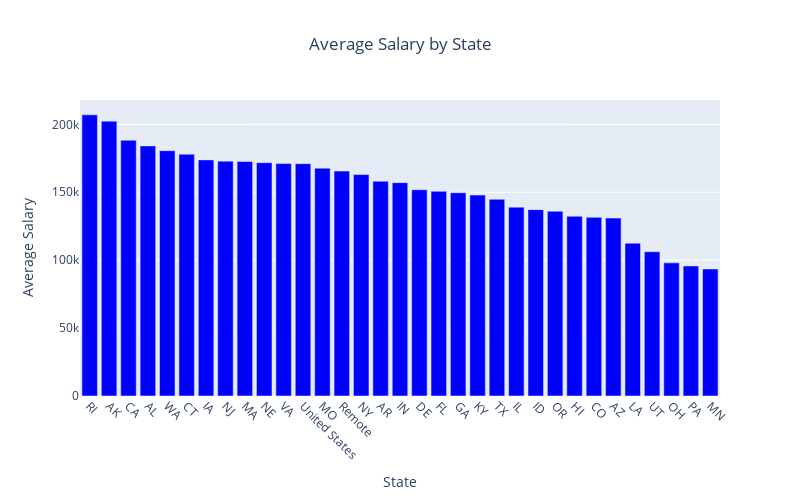

Notebook cell for this chart:
### Markdown cell above
# Salary And State

### Code cell
state_avg_salary = df.groupby("State")["Average Salary"].mean().sort_values(ascending=False)
fig = go.Figure(
    data=[
        go.Bar(
            x=state_avg_salary.index,
            y=state_avg_salary.values,
            marker_color="blue",
            name="Average Salary"
        )
    ]
)
fig.update_layout(
    title="Average Salary by State",
    xaxis_title="State",
    yaxis_title="Average Salary",
    height=500,
    width=800,
    title_x=0.5
)
fig.update_xaxes(tickangle=45)
fig.show()

### Figure 1 — Plotly figure (JSON) as saved in the notebook; plotly's stock layout.template omitted (floating-point values rounded to 4 significant figures)
{"data": [{"marker": {"color": "blue"}, "name": "Average Salary", "type": "bar", "x": ["RI", "AK", "CA", "AL", "WA", "CT", "IA", "NJ", "MA", "NE", "VA", "United States", "MO", "Remote", "NY", "AR", "IN", "DE", "FL", "GA", "KY", "TX", "IL", "ID", "OR", "HI", "CO", "AZ", "LA", "UT", "OH", "PA", "MN"], "y": [207000, 202300.0, 188300.0, 184100.0, 180600.0, 178000, 173800.0, 172875, 172600.0, 171700.0, 171200.0, 171000.0, 167700.0, 165500.0, 163000, 158100.0, 157100.0, 151850, 150700.0, 149700.0, 147900.0, 144800, 139000.0, 137200.0, 136000, 132300.0, 131500, 131000, 112500, 106250, 98000, 95750, 93500]}], "layout": {"height": 500, "title": {"text": "Average Salary by State", "x": 0.5}, "width": 800, "xaxis": {"tickangle": 45, "title": {"text": "State"}}, "yaxis": {"title": {"text": "Average Salary"}}}}
